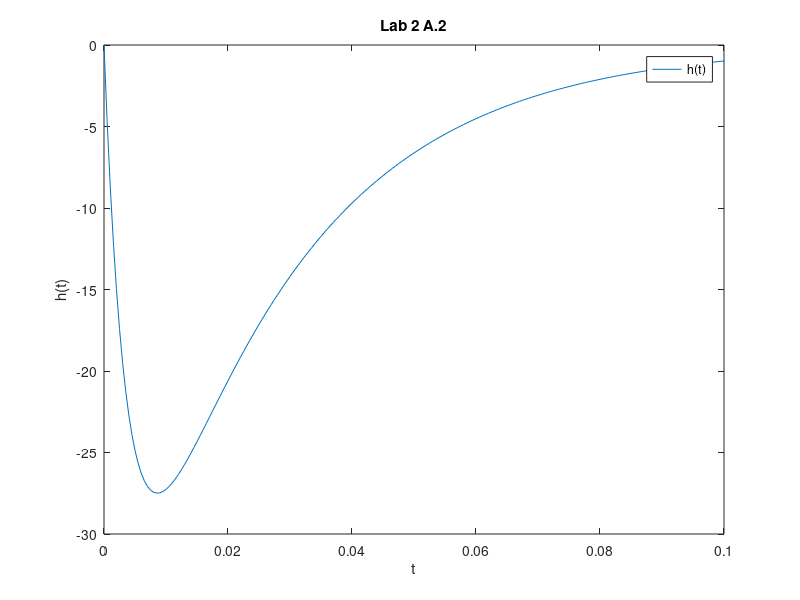

This figure's MATLAB source:
% Pre-run clearing
clc;   %Clear command window
clf;   %Clear figure window
clear; %Clear variables from RAM

% Set component values:
R = [1e4, 1e4, 1e4];
C = [1e-6, 1e-6];

% Determine coefficients for characteristic equation:
coefficients = [1, (1/R(1)+1/R(2)+1/R(3))/C(2), 1/(R(1)*R(2)*C(1)*C(2))];

% Determine characteristic roots:
lambda = roots(coefficients);

% Generate characteristic polynomial
% p_1 x^n + p_2 x^(n-1) + p_3 x^(n-2)
% In our case, x+1 constants = 3, so x=2
% Resulting in p_1 x^2 + p_2 x + p_1.
% The function below displays p_n V n
char_poly = poly(lambda);

% Set up time range
t = [0:0.0005:0.1];

% Set up u(t)
u = @(t) 1.0.*(t>=0);

% Find the lambdas
l1 = lambda(1);
l2 = lambda(2);

% H(s) = Y/X = k/(s^2 + a1 s + a2) where k = -1/(R1 R3 C1 C2)
k = -1/(R(1)*R(3)*C(1)*C(2));

h = (k/(l1-l2)) * (exp(l1.*t) - exp(l2.*t)).*u(t);

figure(1);
plot(t,h)
grid on
xlabel('t')
ylabel('h(t)')
grid; %creates gridlines
title('Lab 2 A.2')
legend('h(t)')
